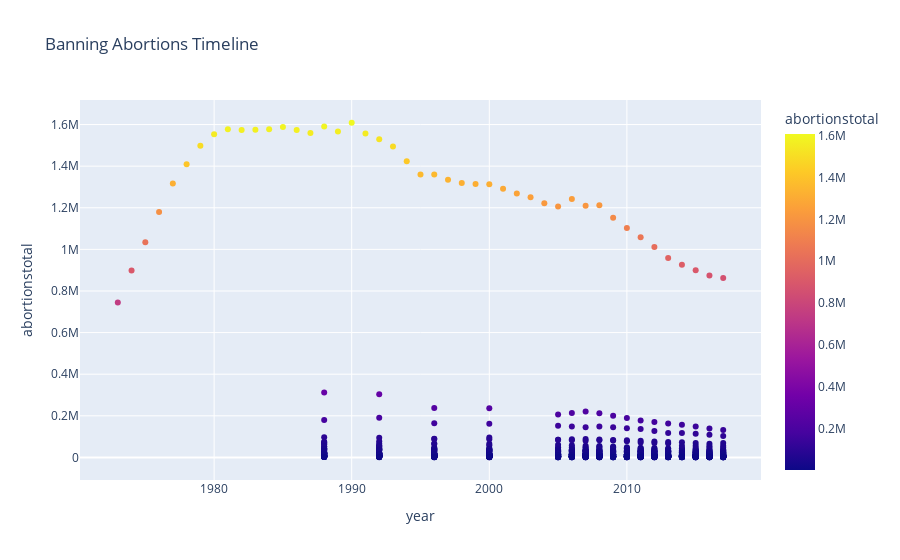

This figure's notebook cell:
### Code cell
fig = px.scatter(AbTimeline_df, x = 'year', y = 'abortionstotal', color="abortionstotal",  title='Banning Abortions Timeline')
fig.update_layout(
    xaxis = dict(
    tickmode = 'array',
    tick0 = 0.2,
    dtick = 1   
 )
)


import plotly.io as pio
pio.write_image(fig, "/Users/petergunn/Banning-The-Bortions/Resources/PlotlyScatter.png", format='png')
fig.show()

### Figure 1 — Plotly figure (JSON) as saved in the notebook; plotly's stock layout.template omitted (floating-point values rounded to 4 significant figures; data arrays with more than 128 entries replaced by an {"elided": "..."} marker saying what was removed)
{"data": [{"hovertemplate": "year=%{x}<br>abortionstotal=%{marker.color}<extra></extra>", "legendgroup": "", "marker": {"color": {"elided": "912 int values"}, "coloraxis": "coloraxis", "symbol": "circle"}, "mode": "markers", "name": "", "orientation": "v", "showlegend": false, "type": "scatter", "x": {"elided": "912 int values"}, "xaxis": "x", "y": {"elided": "912 int values"}, "yaxis": "y"}], "layout": {"coloraxis": {"colorbar": {"title": {"text": "abortionstotal"}}, "colorscale": [[0, "#0d0887"], [0.1111, "#46039f"], [0.2222, "#7201a8"], [0.3333, "#9c179e"], [0.4444, "#bd3786"], [0.5556, "#d8576b"], [0.6667, "#ed7953"], [0.7778, "#fb9f3a"], [0.8889, "#fdca26"], [1, "#f0f921"]]}, "legend": {"tracegroupgap": 0}, "title": {"text": "Banning Abortions Timeline"}, "xaxis": {"anchor": "y", "domain": [0, 1], "dtick": 1, "tick0": 0.2, "tickmode": "array", "title": {"text": "year"}}, "yaxis": {"anchor": "x", "domain": [0, 1], "title": {"text": "abortionstotal"}}}}
